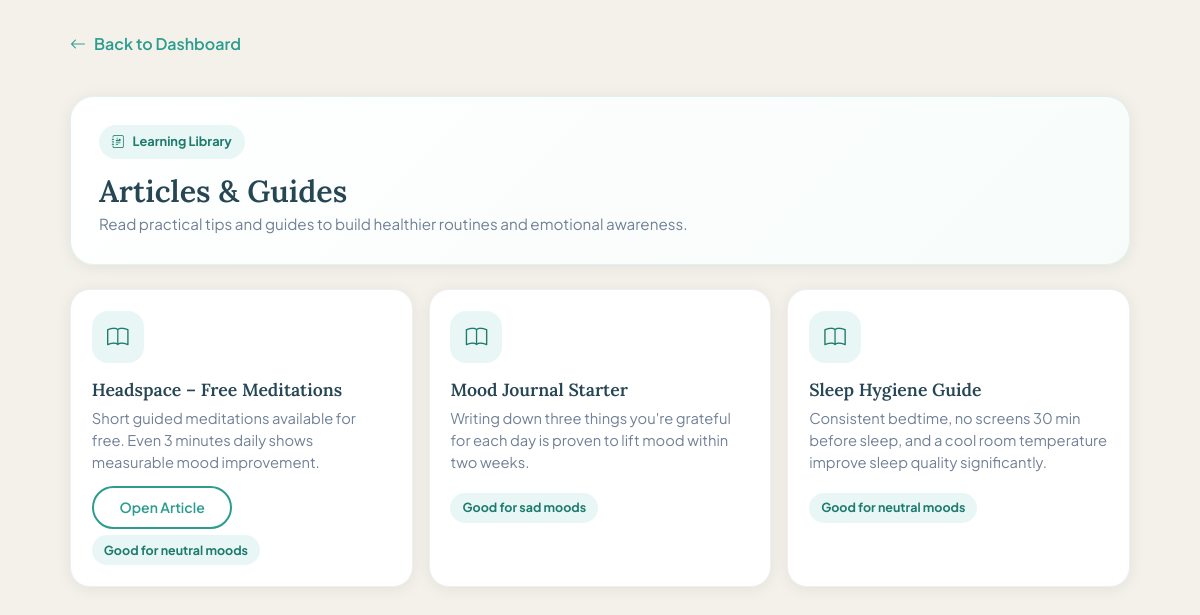
/resources (signed in), run on the app's committed database.
### app.py (models this page shows)
class Resource(db.Model):
    __tablename__ = 'resources'
    id          = db.Column(db.Integer, primary_key=True)
    title       = db.Column(db.String(200), nullable=False)
    category    = db.Column(db.String(50),  nullable=False)  # article / hotline / exercise
    description = db.Column(db.Text, nullable=True)
    url         = db.Column(db.String(300), nullable=True)
    mood_tag    = db.Column(db.String(50),  nullable=True)   # which mood this helps

### app.py (the view)
@app.route('/resources')
@login_required
def resources():
    articles = get_resources_by_category('article')
    return render_template('resources.html', articles=articles)

### app.py (called while the page is built)
@login_manager.user_loader
def load_user(user_id):
    return db.session.get(User, int(user_id))

def get_resources_by_category(category):
    return (Resource.query
            .filter_by(category=category)
            .order_by(Resource.title.asc())
            .all())

### templates/resources.html (shortened to what this page needs)
{% extends "base.html" %}
{% block content %}
<div class="page-wrapper">
  <div class="category-shell">
    <a class="back-link" href="{{ url_for('dashboard') }}">
      <i class="bi bi-arrow-left"></i>
      Back to Dashboard
    </a>
    <section class="category-hero">
      <div class="hero-kicker">
        <i class="bi bi-journal-richtext"></i>
        Learning Library
      </div>
      <h1 class="page-title">Articles &amp; Guides</h1>
      <p class="page-subtitle mb-0">
        Read practical tips and guides to build healthier routines and emotional awareness.
      </p>
    </section>
    <section class="category-grid">
      {% for article in articles %}
      <article class="category-card">
        <div class="category-card-icon">
          <i class="bi bi-book"></i>
        </div>
        <h3>{{ article.title }}</h3>
        <p>{{ article.description }}</p>
        {% if article.url %}
        <a class="btn btn-outline-teal btn-sm" href="{{ article.url }}" target="_blank" rel="noopener">
          Open Article
        </a>
        {% endif %}
        {% if article.mood_tag %}
        <div>
          <span class="category-tag">Good for {{ article.mood_tag }} moods</span>
        </div>
        {% endif %}
      </article>
      {% else %}
      <article class="category-card">
        <h3>No articles available yet</h3>
        <p>Add a few guides to this section when new reading material is ready.</p>
      </article>
      {% endfor %}
    </section>
  </div>
</div>
{% endblock %}

### templates/base.html (style rules this page uses)
:root { --teal: #2a9d8f; --teal-dark: #1f7a6e; --teal-light: #e8f7f5; --sand: #f4f1eb; --charcoal: #264653; --amber: #e9c46a; --coral: #e76f51; --text: #2d3748; --muted: #718096; --white: #ffffff; --shadow: 0 2px 16px rgba(0, 0, 0, 0.07); --radius: 14px; }
* { box-sizing: border-box; }
html, body { min-height: 100%; }
body { margin: 0; font-family: "Plus Jakarta Sans", sans-serif; background: var(--sand); color: var(--text); min-height: 100vh; display: flex; flex-direction: column; }
h1, h2, h3, h4, h5, h6 { font-family: "Lora", serif; font-weight: 600; }
a { color: var(--teal); text-decoration: none; }
.btn-outline-teal { background: transparent; color: var(--teal); border: 2px solid var(--teal); border-radius: 100px; padding: 0.55rem 1.6rem; font-weight: 600; transition: all 0.2s; }
.page-wrapper { max-width: 1100px; margin: 0 auto; padding: 2rem 1.25rem 4rem; width: 100%; flex: 1 0 auto; }
.page-title { font-size: 1.9rem; color: var(--charcoal); margin-bottom: 0.25rem; }
.page-subtitle { color: var(--muted); margin-bottom: 2rem; font-size: 0.95rem; }
.category-shell { display: grid; gap: 1.5rem; }
.category-hero { background: linear-gradient(135deg, #ffffff, #f7fcfb); border: 1px solid rgba(42, 157, 143, 0.12); border-radius: 24px; box-shadow: var(--shadow); padding: 1.75rem; }
.back-link { display: inline-flex; align-items: center; gap: 0.5rem; margin-bottom: 1rem; color: var(--teal); font-weight: 600; }
.hero-kicker { display: inline-flex; align-items: center; gap: 0.5rem; background: var(--teal-light); color: var(--teal-dark); border-radius: 999px; padding: 0.45rem 0.8rem; font-size: 0.8rem; font-weight: 700; margin-bottom: 0.9rem; }
.category-grid { display: grid; grid-template-columns: repeat(auto-fit, minmax(240px, 1fr)); gap: 1rem; }
.category-card { background: var(--white); border: 1px solid rgba(38, 70, 83, 0.08); border-radius: 20px; box-shadow: var(--shadow); padding: 1.3rem; height: 100%; }
.category-card-icon { width: 52px; height: 52px; border-radius: 16px; background: var(--teal-light); color: var(--teal-dark); display: inline-flex; align-items: center; justify-content: center; font-size: 1.35rem; margin-bottom: 1rem; }
.category-card h3 { font-size: 1.1rem; margin-bottom: 0.45rem; color: var(--charcoal); }
.category-card p { margin-bottom: 0.8rem; color: var(--muted); font-size: 0.92rem; }
.category-tag { display: inline-flex; align-items: center; width: fit-content; border-radius: 999px; background: var(--teal-light); color: var(--teal-dark); padding: 0.35rem 0.75rem; font-size: 0.78rem; font-weight: 700; margin-top: 0.4rem; }

### data on the page
Resource: title "Headspace – Free Meditations", description "Short guided meditations available for free. Even 3 minutes daily shows measurable mood improvement.", mood_tag "neutral"
Resource: title "Mood Journal Starter", description "Writing down three things you're grateful for each day is proven to lift mood within two weeks.", mood_tag "sad"
Resource: title "Sleep Hygiene Guide", description "Consistent bedtime, no screens 30 min before sleep, and a cool room temperature improve sleep quality significantly.", mood_tag "neutral"
